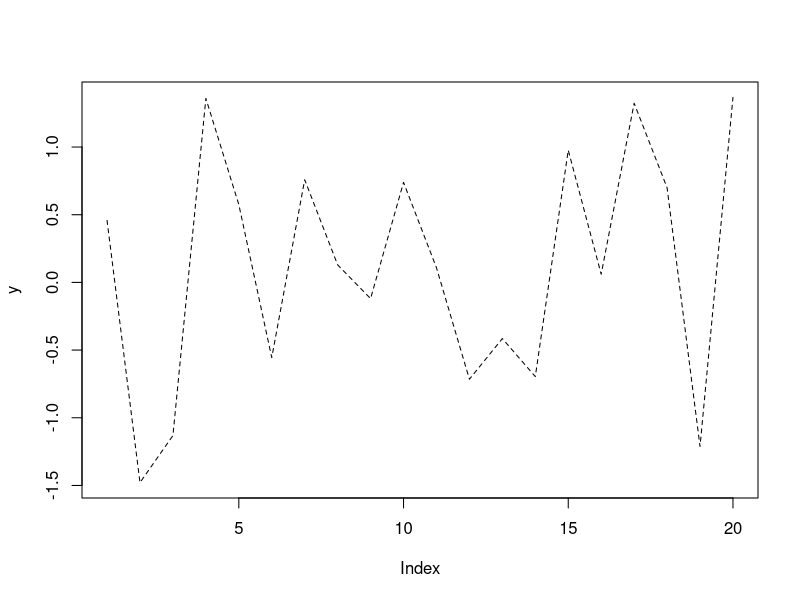
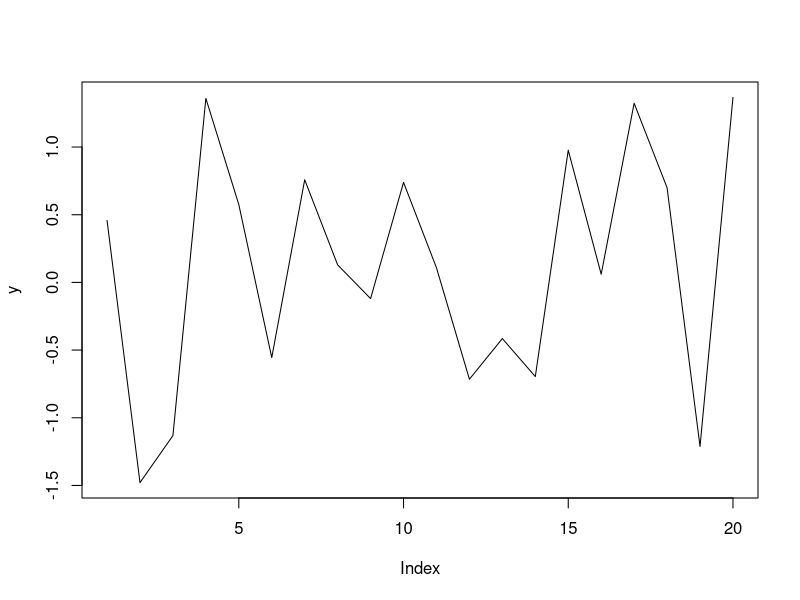
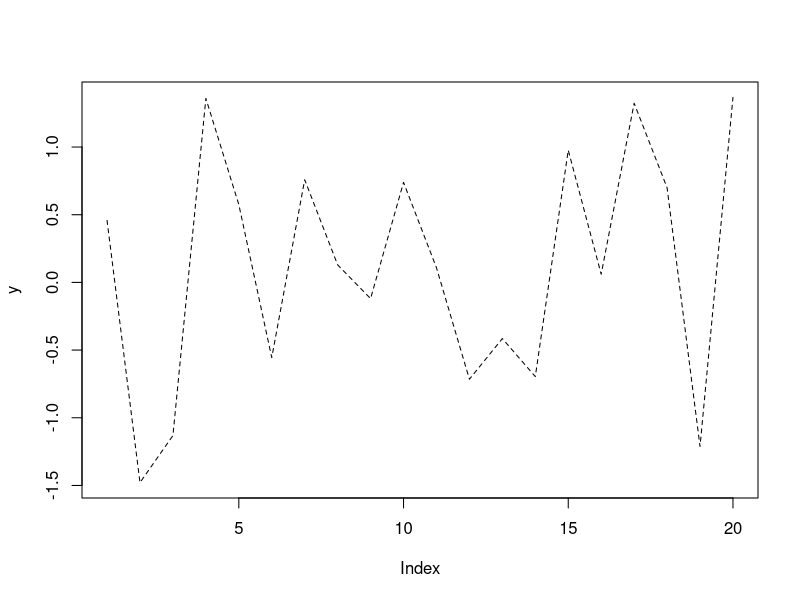

Generate these figures, in order, with R:
## ---- chunk 1
# par()
par(c("col", "lty"))
## ---- chunk 2
par(col="red", lty="dashed")
par(col="black", lty="solid") # reset
## ---- chunk 3
y <- rnorm(20)
par(lty="dashed")
plot(y, type="l") # line is dashed
plot(y, type="l", lty="solid") # line is solid
plot(y, type="l") # line is dashed
